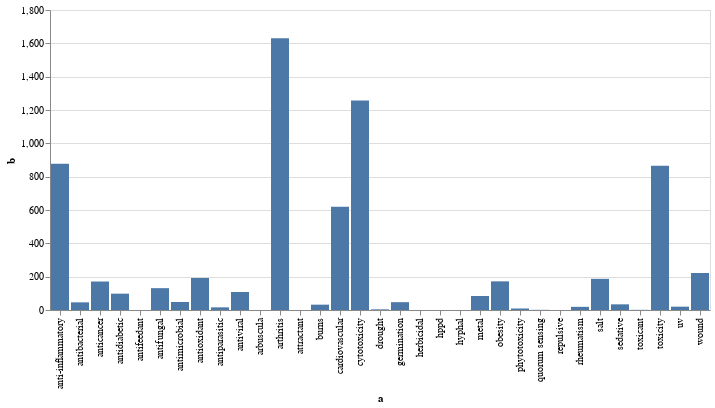

Notebook cell for this chart:
### Code cell
alt.Chart(source).mark_bar().encode(
    x='a',
    y='b',
)

### Figure 1 — Vega-Lite specification as saved in the notebook (floating-point values rounded to 4 significant figures)
{"config": {"view": {"continuousWidth": 400, "continuousHeight": 300}}, "data": {"name": "data-b9620a86f734a7de1aedec8a6c4255d2"}, "mark": "bar", "encoding": {"x": {"field": "a", "type": "nominal"}, "y": {"field": "b", "type": "quantitative"}}, "$schema": "https://vega.github.io/schema/vega-lite/v4.17.0.json", "datasets": {"data-b9620a86f734a7de1aedec8a6c4255d2": [{"a": "antioxidant", "b": 192, "test": 192}, {"a": "drought", "b": 4, "test": 4}, {"a": "metal", "b": 84, "test": 84}, {"a": "salt", "b": 187, "test": 187}, {"a": "uv", "b": 20, "test": 20}, {"a": "antifeedant", "b": 0, "test": 0}, {"a": "arbuscula", "b": 0, "test": 0}, {"a": "attractant", "b": 0, "test": 0}, {"a": "germination", "b": 47, "test": 47}, {"a": "herbicidal", "b": 0, "test": 0}, {"a": "hppd", "b": 0, "test": 0}, {"a": "hyphal", "b": 0, "test": 0}, {"a": "phytotoxicity", "b": 9, "test": 9}, {"a": "quorum sensing", "b": 1, "test": 1}, {"a": "repulsive", "b": 0, "test": 0}, {"a": "toxicant", "b": 1, "test": 1}, {"a": "anti-inflammatory", "b": 878, "test": 878}, {"a": "antibacterial", "b": 46, "test": 46}, {"a": "anticancer", "b": 171, "test": 171}, {"a": "antidiabetic", "b": 98, "test": 98}, {"a": "antifungal", "b": 131, "test": 131}, {"a": "antimicrobial", "b": 48, "test": 48}, {"a": "antiparasitic", "b": 16, "test": 16}, {"a": "antiviral", "b": 108, "test": 108}, {"a": "arthritis", "b": 1630, "test": 1630}, {"a": "burns", "b": 32, "test": 32}, {"a": "cardiovascular", "b": 619, "test": 619}, {"a": "cytotoxicity", "b": 1257, "test": 1257}, {"a": "obesity", "b": 172, "test": 172}, {"a": "rheumatism", "b": 19, "test": 19}, {"a": "sedative", "b": 34, "test": 34}, {"a": "wound", "b": 222, "test": 222}, {"a": "toxicity", "b": 866, "test": 866}]}}
